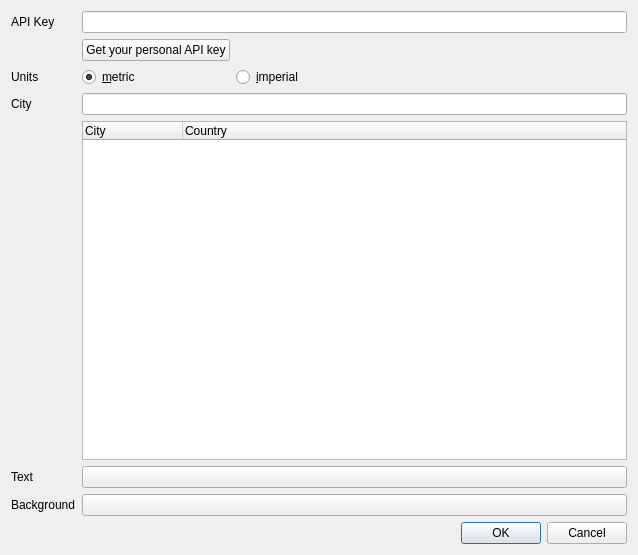
<?xml version="1.0" encoding="UTF-8"?>
<ui version="4.0">
 <class>WeatherAppletConfigureDialog</class>
 <widget class="QDialog" name="WeatherAppletConfigureDialog">
  <property name="geometry">
   <rect>
    <x>0</x>
    <y>0</y>
    <width>638</width>
    <height>555</height>
   </rect>
  </property>
  <property name="windowTitle">
   <string>Dialog</string>
  </property>
  <layout class="QGridLayout" name="gridLayout">
   <item row="0" column="0">
    <widget class="QLabel" name="label">
     <property name="text">
      <string>API Key</string>
     </property>
    </widget>
   </item>
   <item row="0" column="1" colspan="2">
    <widget class="QLineEdit" name="apiKey">
     <property name="toolTip">
      <string>The API key is needed to be allowed to get data from openweathermap.org</string>
     </property>
    </widget>
   </item>
   <item row="1" column="1">
    <widget class="QPushButton" name="getApiKey">
     <property name="text">
      <string>Get your personal API key</string>
     </property>
    </widget>
   </item>
   <item row="2" column="0">
    <widget class="QLabel" name="label_2">
     <property name="text">
      <string>Units</string>
     </property>
    </widget>
   </item>
   <item row="2" column="1">
    <widget class="QRadioButton" name="metric">
     <property name="text">
      <string>&amp;metric</string>
     </property>
     <property name="checked">
      <bool>true</bool>
     </property>
    </widget>
   </item>
   <item row="2" column="2">
    <widget class="QRadioButton" name="imperial">
     <property name="text">
      <string>&amp;imperial</string>
     </property>
    </widget>
   </item>
   <item row="3" column="0">
    <widget class="QLabel" name="label_3">
     <property name="text">
      <string>City</string>
     </property>
    </widget>
   </item>
   <item row="7" column="2">
    <widget class="QDialogButtonBox" name="buttonBox">
     <property name="orientation">
      <enum>Qt::Horizontal</enum>
     </property>
     <property name="standardButtons">
      <set>QDialogButtonBox::Cancel|QDialogButtonBox::Ok</set>
     </property>
    </widget>
   </item>
   <item row="4" column="1" colspan="2">
    <widget class="QTreeWidget" name="cityList">
     <property name="rootIsDecorated">
      <bool>false</bool>
     </property>
     <property name="uniformRowHeights">
      <bool>true</bool>
     </property>
     <property name="columnCount">
      <number>2</number>
     </property>
     <column>
      <property name="text">
       <string>City</string>
      </property>
     </column>
     <column>
      <property name="text">
       <string>Country</string>
      </property>
     </column>
    </widget>
   </item>
   <item row="3" column="1" colspan="2">
    <widget class="QLineEdit" name="city">
     <property name="clearButtonEnabled">
      <bool>true</bool>
     </property>
    </widget>
   </item>
   <item row="5" column="0">
    <widget class="QLabel" name="label_4">
     <property name="text">
      <string>Text</string>
     </property>
    </widget>
   </item>
   <item row="6" column="0">
    <widget class="QLabel" name="label_5">
     <property name="text">
      <string>Background</string>
     </property>
    </widget>
   </item>
   <item row="6" column="1" colspan="2">
    <widget class="KColorButton" name="backgroundColor">
     <property name="alphaChannelEnabled">
      <bool>true</bool>
     </property>
    </widget>
   </item>
   <item row="5" column="1" colspan="2">
    <widget class="KColorButton" name="textColor">
     <property name="alphaChannelEnabled">
      <bool>true</bool>
     </property>
    </widget>
   </item>
  </layout>
 </widget>
 <customwidgets>
  <customwidget>
   <class>KColorButton</class>
   <extends>QPushButton</extends>
   <header>kcolorbutton.h</header>
  </customwidget>
 </customwidgets>
 <resources/>
 <connections>
  <connection>
   <sender>buttonBox</sender>
   <signal>accepted()</signal>
   <receiver>WeatherAppletConfigureDialog</receiver>
   <slot>accept()</slot>
   <hints>
    <hint type="sourcelabel">
     <x>248</x>
     <y>254</y>
    </hint>
    <hint type="destinationlabel">
     <x>157</x>
     <y>274</y>
    </hint>
   </hints>
  </connection>
  <connection>
   <sender>buttonBox</sender>
   <signal>rejected()</signal>
   <receiver>WeatherAppletConfigureDialog</receiver>
   <slot>reject()</slot>
   <hints>
    <hint type="sourcelabel">
     <x>316</x>
     <y>260</y>
    </hint>
    <hint type="destinationlabel">
     <x>286</x>
     <y>274</y>
    </hint>
   </hints>
  </connection>
 </connections>
</ui>
